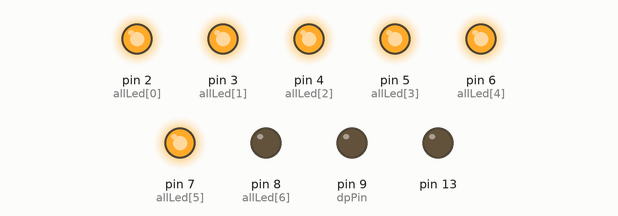
Bench run of a sketch on a simulated Arduino Uno, built with avr-gcc and run on an emulated ATmega328P. Shown: output pins drawn as LEDs (lit = HIGH). Pins used as bus, display or sensor lines are not drawn.

Above: at 0.2 s.
At 1.2 s:
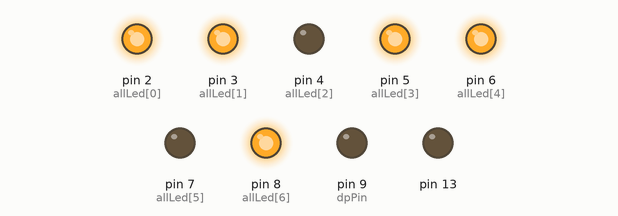
At 1.7 s:
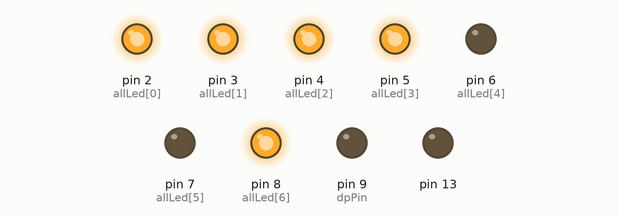
At 2.7 s:
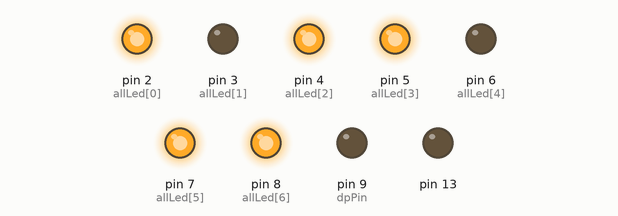
At 4.2 s:
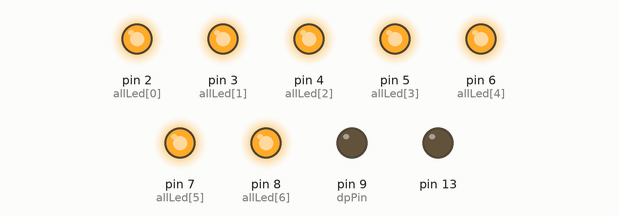
At 5.7 s:
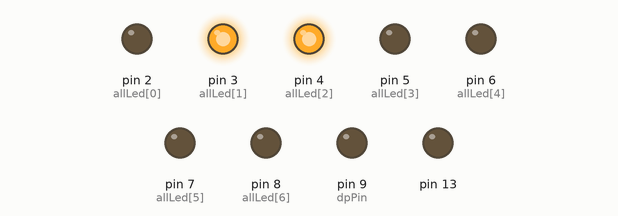
Timing chart, 0 to 6.5 s (numbered marks = the images above):
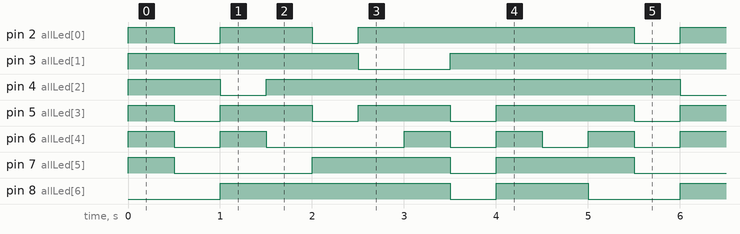

Measured:
- by itself, pin 2 (allLed[0]): repeats every 5.0 s: LOW 0.50 s, HIGH 1.0 s, LOW 0.50 s, HIGH 3.0 s
- by itself, pin 3 (allLed[1]): repeats every 5.0 s: LOW 1.0 s, HIGH 4.0 s
- by itself, pin 4 (allLed[2]): repeats every 5.0 s: LOW 0.50 s, HIGH 4.5 s
- by itself, pin 5 (allLed[3]): repeats every 5.0 s: 2 × (LOW 0.50 s, HIGH 1.0 s), LOW 0.50 s, HIGH 1.5 s
- by itself, pin 6 (allLed[4]): repeats every 5.0 s: LOW 0.50 s, HIGH 0.50 s, LOW 1.5 s, 2 × (HIGH 0.50 s, LOW 0.50 s), HIGH 0.50 s
- by itself, pin 7 (allLed[5]): repeats every 5.0 s: LOW 1.5 s, HIGH 1.5 s, LOW 0.50 s, HIGH 1.5 s
- by itself, pin 8 (allLed[6]): repeats every 5.0 s: LOW 0.50 s, HIGH 1.0 s, LOW 1.0 s, HIGH 2.5 s

The sketch:

multiplexing_3digit.ino
```cpp
// 14 = turn off LED
const int allLed[] = {
 2,  3,  4,  5,  6,  7, 8
};

const int digitPin[][7] = {
  {  2,  3,  4,  5,  6,  7, 14 }, // 0
  { 14,  3,  4, 14, 14, 14, 14 }, // 1
  {  2,  3, 14,  5,  6, 14,  8 }, // 2
  {  2,  3,  4,  5, 14, 14,  8 }, // 3
  { 14,  3,  4, 14, 14,  7,  8 }, // 4
  {  2, 14,  4,  5, 14,  7,  8 }, // 5
  {  2, 14,  4,  5,  6,  7,  8 }, // 6
  {  2,  3,  4, 14, 14, 14, 14 }, // 7
  {  2,  3,  4,  5,  6,  7,  8 }, // 8
  {  2,  3,  4,  5, 14,  7,  8 }  // 9
};

const int dpPin = 9;

const int colPin[] = {  10, 11, 12 };

void setup()
{
  for (int i = 2; i < 14; i++)
    pinMode(i, OUTPUT);
  // turn off all the columns
  for (int i = 0; i < 3; i++)
    digitalWrite(colPin[i], HIGH);
}

void loop()
{
  for (int i = 0; i < 3; i++)
  {
    digitalWrite(colPin[i], LOW);
    for (int j = 0; j < 10; j++)
    {
      printDigit(j, false);
      delay(500);
    }
    digitalWrite(colPin[i], HIGH);
  }
}

void printDigit(int num, boolean dpFlag)
{
  // First, the decimal point
  digitalWrite(dpPin, (dpFlag == true ? HIGH : LOW));
  for (int i = 0; i < 7; i++)
  {
    if (digitPin[num][i] != 14)
      digitalWrite(digitPin[num][i], HIGH);
    else
      digitalWrite(allLed[i], LOW);
  }
}
```
